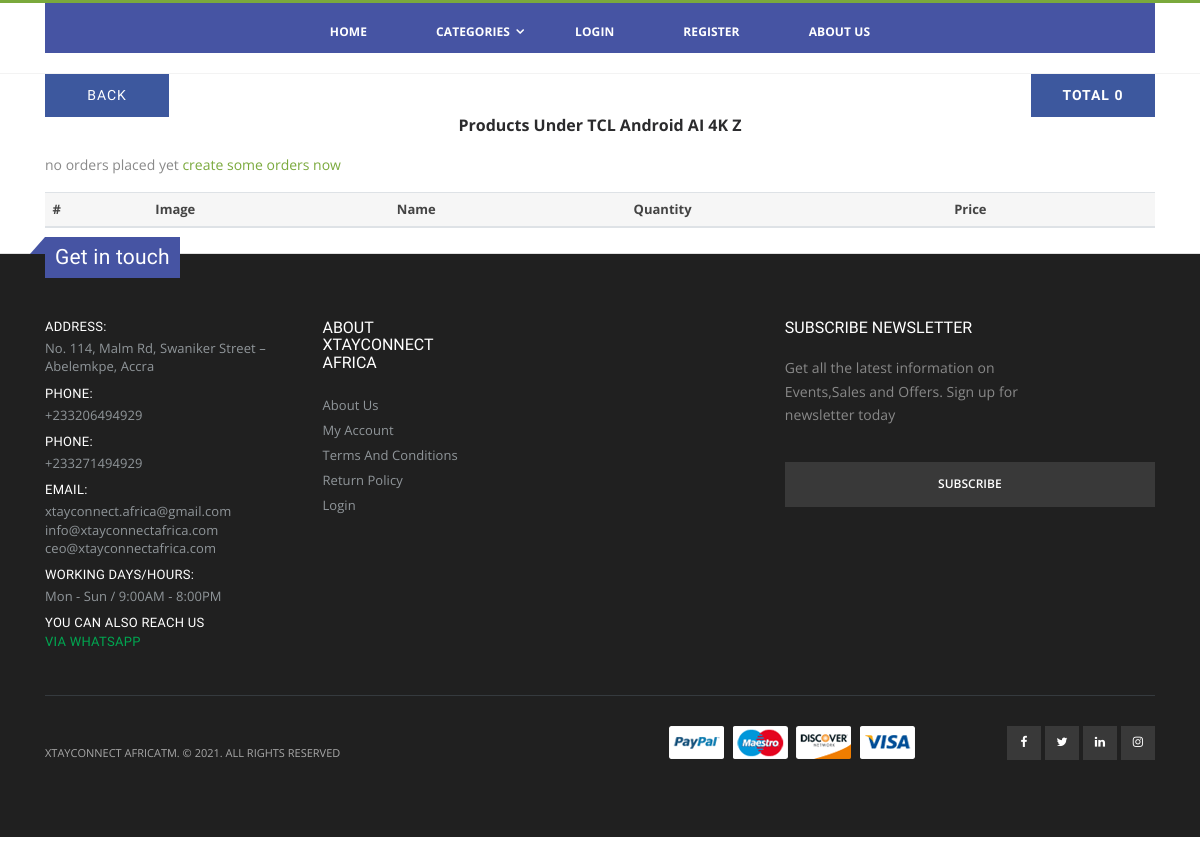
Before: /products_report_detail/TCL Android AI 4K  z/ with the older database file.
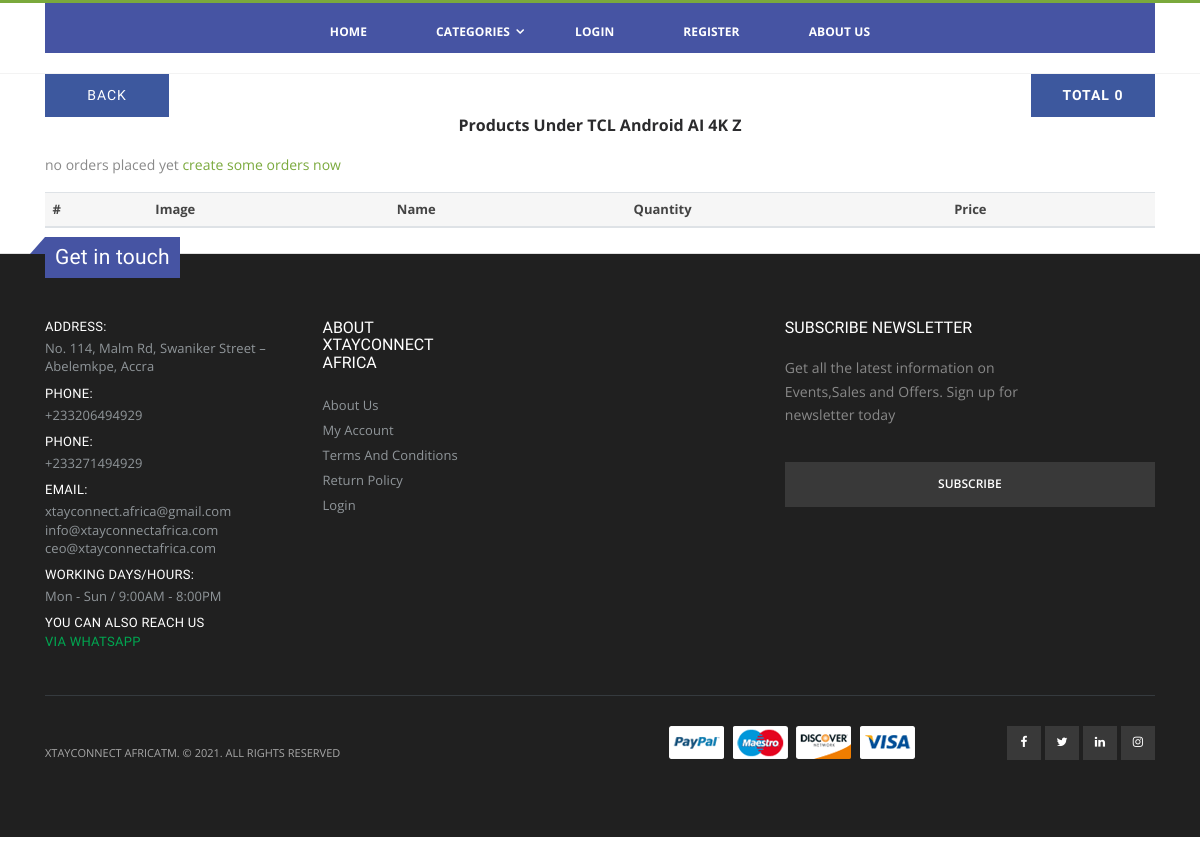
After: the same page with the newer database file.
### ecommerce/models.py (models this page shows, shortened)
class Base_Model(models.Model):
    date_add = models.DateTimeField(auto_now=True)
    date_updated = models.DateTimeField(auto_now_add=True)
    class Meta:
        abstract = True

class Product(Base_Model):
    category = models.ForeignKey(
        Sub_Category, on_delete=models.CASCADE, related_name='products')
    name = models.TextField()
    quantity = models.IntegerField(default=1, blank=True)
    image = models.ImageField(upload_to='images/%Y/%m/%d/')
    price = models.DecimalField(
        'original price', decimal_places=2, max_digits=20)
    discount = models.PositiveIntegerField(
        'discount %', null=True, blank=True, default=0, help_text='enter percentage value eg 5 not 5%')
    description = RichTextField(blank=True, null=True)
    is_available = models.BooleanField(default=True)
    slug = models.SlugField(unique=True, editable=False,
                            null=True, blank=True, max_length=1000)
    image1 = models.ImageField(
        upload_to='images/%Y/%m/%d/', null=True, blank=True)
    image2 = models.ImageField(
        upload_to='images/%Y/%m/%d/', null=True, blank=True)
    image3 = models.ImageField(
        upload_to='images/%Y/%m/%d/', null=True, blank=True)
    image4 = models.ImageField(
        upload_to='images/%Y/%m/%d/', null=True, blank=True)
    image5 = models.ImageField(
        upload_to='images/%Y/%m/%d/', null=True, blank=True)
    video1 = models.FileField(
        upload_to='videos/%Y/%m/%d/', null=True, blank=True)
    video2 = models.FileField(
        upload_to='videos/%Y/%m/%d/', null=True, blank=True)
    video3 = models.FileField(
        upload_to='videos/%Y/%m/%d/', null=True, blank=True)
    text = models.TextField(null=True, blank=True)
    discount_price = models.PositiveIntegerField(
        'price', blank=True, null=True)
    start_date = models.DateTimeField(
        blank=True, null=True, default=timezone.now)
    end_date = models.DateTimeField(
        blank=True, null=True, default=timezone.now)
    is_promational = models.BooleanField('promotion', default=False)
    @property
    def discount_price(self):
        if self.discount:
            discount = (self.price * self.discount)/100
            return discount
        else:
            return 'no discount'

### reports/views.py (the view)
# urls.py: path('products_report_detail/<str:name>/',views.products_report_detail,name='products_report_detail'),
def products_report_detail(request, name):
    Product_available = Product.objects.filter(category__name=name)
    context = {
        "Product_available": Product_available,
        'name': name,
    }
    return render(request, 'reports/product_report_detail.html', context)

### cart/cart.py (called while the page is built)
    def __len__(self):
        return sum(item['quantity'] for item in self.cart.values())

### cart/context_processors.py (called while the page is built)
def cart(request):
    return {'cart': Cart(request)}

### ecommerce/context_processors.py (called while the page is built)
def category(request):
    nav = Category.objects.filter(is_available=True)
    sub_category = Sub_Category.objects.order_by('category__date_updated').filter(is_available=True)
    popular = Product.objects.filter(is_available=True).order_by('-date_updated')
    return {'nav':nav,'popular':popular,'sub_category':sub_category}

### templates/reports/product_report_detail.html (shortened to what this page needs)
{% extends 'header1.html' %}
{% load static %}
{% load humanize %}
{% block content %}
<div class="container">
    <div class="row">
        <div class="col">
            <a class="btn" style="background-color: #3d589e; color: white" href="{% url 'reports:product_report' %}"> Back</a>
            <span class="btn badge badge-primary float-right display-4" style="background-color: #3d589e; color: white" tooltip="{{product_available.count|apnumber}} available" data-toggle="tooltip">Total {{Product_available.count}}</span>
            <h4 class="text-center capitalize">Products Under  {{name}}
            </h4>
            <table class="table">
                <thead>
                    <tr>
                        <th scope="col">#</th>
                        <th>Image</th>
                        <th>Name</th>
                        <th>Quantity</th>
                        <th>Price</th>
                    </tr>
                </thead>
                {% for Products in Product_available %}
                <tbody>
                    <tr>
                        <td scope="row">{{forloop.counter}}</td>
                        <td scope="row">
                            <a href="{{Products.get_absolute_url}}">
                                <img src="{{Products.image.url}}" style="height: 100px; width: auto;"
                                    alt="{{Products..name}}">
                            </a>
                        </td>
                        <td scope="row"> {{Products.name}}</td>
                        <td scope="row">{{Products.quantity}}</td>
                        <td scope="row">{{Products.price}}</td>
                    </tr>
                </tbody>
                {% empty %}
                <p>no orders placed yet <a href="/">create some  orders now</a></p>
                {% endfor %}
            </table>
        </div>
    </div>
</div>
{% endblock %}

### templates/header1.html (shortened to what this page needs)
{% load static %}
<!DOCTYPE html>
<html lang="en">
<head>
    <link rel="stylesheet" href="{% static 'css/bootstrap.min.css' %}">
<link rel="stylesheet" href="https://cdnjs.cloudflare.com/ajax/libs/toastr.js/latest/toastr.min.css">
    <link rel="stylesheet" href="{% static 'css/material-design-iconic-font.min.css' %}">
    <link rel="stylesheet" href="{% static 'css/meanmenu.css' %}">
    <link rel="stylesheet" href="{% static 'css/owl.carousel.min.css' %}">
    <link rel="stylesheet" href="{% static 'css/slick.css' %}">
    <link rel="stylesheet" href="{% static 'css/venobox.css' %}">
    <link rel="stylesheet" href="{% static 'css/helper.css' %}">
    <link rel="stylesheet" href="{% static 'css/fontawesome-stars.css' %}">
    <link rel="stylesheet" href="{% static 'css/font-awesome.min.css' %}">
    <link rel="stylesheet" href="{% static 'js/modernizr-2.8.3.min.js' %}">
    <link rel="stylesheet" href="{% static 'css/bootstrap.min.css' %}">
    <link rel="stylesheet" href="{% static 'css/style.min.css' %}">
    <link rel="stylesheet" href="{% static 'css/style.css' %}">
    <link rel="stylesheet" type="text/css" href="{% static 'vendor/fontawesome-free/css/all.min.css' %}">
    <link rel="stylesheet" href="{% static 'css/styledetail.css' %}">
</head>
<body >
    <div class="page-wrapper">
        <header class="header">
            <div class="header-bottom sticky-header">
                <div class="container">
                    <nav class="main-nav">
                        <ul class="menu sf-arrows ">
                            <li class=""><a class="nav-item" href="/">Home</a></li>
                            <li>
                                <a href="#" class="sf-with-ul nav-item">Categories</a>
                            </li>
                            {% if user.is_authenticated %}
                            <li class="float-right"><a class="nav-item" href="{% url 'account_logout' %}">LOGOUT</a>
                            </li>
                            {%else %}
                            <li class="float-right "><a class="nav-item" href="{% url 'account_login' %}">LOGIN</a></li>
                            <li class="float-right"><a class="nav-item" href="{% url 'account_signup' %}">REGISTER</a>
                            </li>
                            {% endif %}
                            <li><a class="nav-item" style="color: #4654A3" href="{% url 'about' %}">About Us</a></li>
                        </ul>
                    </nav>
                </div>
            </div>
        </header>
        {% block content %}
        {% endblock %}
        <link rel="stylesheet" href="{% static 'css/bootstrap.min.css' %}">
        <link rel="stylesheet" href="{% static 'css/style.min.css' %}">
        <link rel="stylesheet" type="text/css" href="{% static 'vendor/fontawesome-free/css/all.min.css' %}">
        <footer class="footer">
            <div class="footer-middle">
                <div class="container">
                    <div class="footer-ribbon" style="background-color: #4654A3;">
                        Get in touch
                    </div>
                    <div class="row">
                        <div class="col-lg-8">
                            <div class="row">
                                <div class="col-md-5">
                                    <div class="widget">
                                        <ul class="contact-info">
                                            <li>
                                                <span class="contact-info-label">Address:</span>
                                                No. 114, Malm Rd, Swaniker Street – Abelemkpe, Accra
                                            </li>
                                            <li>
                                                <span class="contact-info-label">Phone:</span><a
                                                    href="tel:+233206494929">
                                                    +233206494929</a>
                                            </li>
                                            <li>
                                                <span class="contact-info-label">Phone:</span><a
                                                    href="tel:+233271494929">
                                                    +233271494929</a>
                                            </li>
                                            <li>
                                                <span class="contact-info-label">Email:</span> <a
                                                    href="mailto:xtayconnect.africa@gmail.com ">xtayconnect.africa@gmail.com
                                                </a>
                                                <a href="mailto:info@xtayconnectafrica.com">
                                                    info@xtayconnectafrica.com</a>
                                                <a href="mailto:ceo@xtayconnectafrica.com  ">ceo@xtayconnectafrica.com
                                                </a>
                                            </li>
                                            <li>
                                                <span class="contact-info-label">Working Days/Hours:</span>
                                                Mon - Sun / 9:00AM - 8:00PM
                                            </li>
                                            <li>
                                                <span class="contact-info-label">you can also reach us
                                                    <a class="d-none d-lg-block" style="color:#00A751;"
                                                        href="https://web.whatsapp.com/send?phone=+233206494929&text=hello {% if user.is_authenticated %}{{user}}: {% endif %}feel free to talk to us."
                                                        target="_blank" rel="noopener noreferrer">
                                                        via whatsapp
                                                </span>
                                            </li>
                                        </ul>
                                    </div>
                                </div>
                                <div class="col-md-3">
                                    <div class="widget">
                                        <h4 class="widget-title">About XtayConnect Africa</h4>
                                        <ul class="links">
                                            <li><a href="{% url 'about' %}">About Us</a></li>
                                            <li><a href="#">My Account</a></li>
                                           <li><a href="{% url 'termsandconditions' %}">Terms And Conditions</a></li>
                                           <li><a href="/return_policy">Return Policy</a></li>
                                            <li><a href="{% url 'account_login' %}" class="login-link">Login</a></li>
                                        </ul>
                                    </div>
                                </div>
                            </div>
                        </div>
                        <div class="col-lg-4">
                            <div class="widget widget-newsletter">
                                <h4 class="widget-title">Subscribe newsletter</h4>
                                <p>Get all the latest information on Events,Sales and Offers. Sign up for newsletter
                                    today</p>
                                <form action="#">
                                    <input type="submit" class="btn" value="Subscribe">
                                </form>
                            </div>
                        </div>
                    </div>
                </div>
            </div>
            <div class="container">
                <div class="footer-bottom">
                    <p class="footer-copyright">XtayConnect AfricaTM. &copy; {% now 'Y' %}. All Rights Reserved</p>
                    <img src="{% static 'images/payments.png' %}" alt="payment methods" class="footer-payments">
                    <div class="social-icons">
                        <a href="https://www.facebook.com/XtayConnect-Africa-109896374204854/" class="social-icon"
                            target="_blank"><i class="icon-facebook"></i></a>
                        <a href="https://twitter.com/Xconnect_Africa?s=08" class="social-icon" target="_blank"><i
                                class="icon-twitter"></i></a>
                        <a href="https://www.linkedin.com/company/xtayconnect-africa/" class="social-icon"
                            target="_blank"><i class="icon-linkedin"></i></a>
                        <a href="https://www.instagram.com/xtayconnect_africa/" class="social-icon" target="_blank"><i
                                class="icon-instagram"></i></a>
                    </div>
                </div>
        </footer>
    </div>
</body>
</html>

### static/css/style.css (style rules this page uses)
body { font-family: 'Hind', sans-serif; color: #4A4E5A; overflow-x: hidden; }
h1, h2, h3, h4, h5, h6 { color: #30323A; margin: 0 0 10px; font-weight: 700; }
a { color: #30323A; -webkit-transition: 0.3s color; transition: 0.3s color; }
ul, ol { margin: 0; padding: 0; list-style: none }
.footer { margin: 15px 0px; }
.footer-copyright { margin-top: 15px; text-transform: uppercase; font-size: 14px; }

### templates/header1.html (style rules this page uses)
.main-nav { background-color: #4654A3; height: 50px; }
.nav-item { color: white !important; }
.menu>li>a { padding: 1.5em ; }
body { background: #fff !important; color: #444; font-family: "Open Sans", sans-serif; }

Changed rows visible on the page:
added Product: name "TCL Android AI 4K Z"
Other visible differences:
{{ name }}: "TCL Android AI 4K Z" → (not shown)
